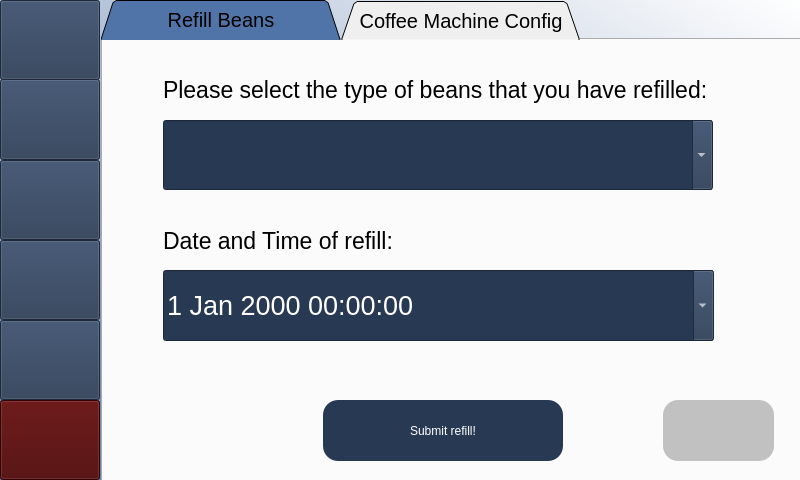
<?xml version="1.0" encoding="UTF-8"?>
<ui version="4.0">
 <class>MainWindow</class>
 <widget class="QMainWindow" name="MainWindow">
  <property name="geometry">
   <rect>
    <x>0</x>
    <y>0</y>
    <width>800</width>
    <height>480</height>
   </rect>
  </property>
  <property name="windowTitle">
   <string>MainWindow</string>
  </property>
  <property name="styleSheet">
   <string notr="true">QWidget#centralwidget{
background-color: qlineargradient(spread:reflect, x1:0, y1:1, x2:1, y2:0, stop:0 rgba(89, 122, 170, 255), stop:1 rgba(255, 255, 255, 255));}</string>
  </property>
  <widget class="QWidget" name="centralwidget">
   <layout class="QHBoxLayout" name="horizontalLayout" stretch="1,7">
    <property name="spacing">
     <number>1</number>
    </property>
    <property name="sizeConstraint">
     <enum>QLayout::SetDefaultConstraint</enum>
    </property>
    <property name="leftMargin">
     <number>0</number>
    </property>
    <property name="topMargin">
     <number>0</number>
    </property>
    <property name="rightMargin">
     <number>0</number>
    </property>
    <property name="bottomMargin">
     <number>0</number>
    </property>
    <item>
     <widget class="QWidget" name="sidebar" native="true">
      <property name="styleSheet">
       <string notr="true">QWidget#centralwidget{
background-color: qlineargradient(spread:reflect, x1:0, y1:1, x2:1, y2:0, stop:0 rgba(89, 122, 170, 255), stop:1 rgba(255, 255, 255, 255));}</string>
      </property>
      <widget class="QPushButton" name="btnProfileSidebar">
       <property name="geometry">
        <rect>
         <x>0</x>
         <y>0</y>
         <width>100</width>
         <height>80</height>
        </rect>
       </property>
       <property name="styleSheet">
        <string notr="true">background-color: rgb(40, 57, 83); 
color: white;
font: 16pt &quot;Lora&quot;;</string>
       </property>
       <property name="text">
        <string/>
       </property>
       <property name="icon">
        <iconset>
         <normaloff>images/settings.png</normaloff>images/settings.png</iconset>
       </property>
       <property name="iconSize">
        <size>
         <width>70</width>
         <height>70</height>
        </size>
       </property>
      </widget>
      <widget class="QPushButton" name="btnExitSidebar">
       <property name="geometry">
        <rect>
         <x>0</x>
         <y>400</y>
         <width>100</width>
         <height>80</height>
        </rect>
       </property>
       <property name="styleSheet">
        <string notr="true">background-color: rgb(74, 0, 0);
color: white;
font: 16pt &quot;Lora&quot;;</string>
       </property>
       <property name="text">
        <string/>
       </property>
       <property name="icon">
        <iconset>
         <normaloff>images/exit.png</normaloff>images/exit.png</iconset>
       </property>
       <property name="iconSize">
        <size>
         <width>60</width>
         <height>60</height>
        </size>
       </property>
      </widget>
      <widget class="QPushButton" name="btnStatsSidebar">
       <property name="geometry">
        <rect>
         <x>0</x>
         <y>79</y>
         <width>100</width>
         <height>81</height>
        </rect>
       </property>
       <property name="styleSheet">
        <string notr="true">background-color: rgb(40, 57, 83); 
color: white;
font: 16pt &quot;Lora&quot;;</string>
       </property>
       <property name="text">
        <string/>
       </property>
       <property name="icon">
        <iconset>
         <normaloff>images/analytics.png</normaloff>images/analytics.png</iconset>
       </property>
       <property name="iconSize">
        <size>
         <width>60</width>
         <height>60</height>
        </size>
       </property>
      </widget>
      <widget class="QPushButton" name="btnRatingSidebar">
       <property name="geometry">
        <rect>
         <x>0</x>
         <y>160</y>
         <width>100</width>
         <height>80</height>
        </rect>
       </property>
       <property name="styleSheet">
        <string notr="true">background-color: rgb(40, 57, 83); 
color: white;
font: 16pt &quot;Lora&quot;;</string>
       </property>
       <property name="text">
        <string/>
       </property>
       <property name="icon">
        <iconset>
         <normaloff>images/rating.png</normaloff>images/rating.png</iconset>
       </property>
       <property name="iconSize">
        <size>
         <width>60</width>
         <height>60</height>
        </size>
       </property>
      </widget>
      <widget class="QPushButton" name="btnResourcesSidebar">
       <property name="geometry">
        <rect>
         <x>0</x>
         <y>240</y>
         <width>100</width>
         <height>80</height>
        </rect>
       </property>
       <property name="styleSheet">
        <string notr="true">background-color: rgb(40, 57, 83); 
color: white;
font: 16pt &quot;Lora&quot;;</string>
       </property>
       <property name="text">
        <string/>
       </property>
       <property name="icon">
        <iconset>
         <normaloff>images/milk-box.png</normaloff>images/milk-box.png</iconset>
       </property>
       <property name="iconSize">
        <size>
         <width>60</width>
         <height>60</height>
        </size>
       </property>
      </widget>
      <widget class="QPushButton" name="btnRefillSidebar">
       <property name="geometry">
        <rect>
         <x>0</x>
         <y>320</y>
         <width>100</width>
         <height>80</height>
        </rect>
       </property>
       <property name="styleSheet">
        <string notr="true">background-color: rgb(40, 57, 83); 
color: white;
font: 16pt &quot;Lora&quot;;</string>
       </property>
       <property name="text">
        <string/>
       </property>
       <property name="icon">
        <iconset>
         <normaloff>images/coffee-filter.png</normaloff>images/coffee-filter.png</iconset>
       </property>
       <property name="iconSize">
        <size>
         <width>60</width>
         <height>60</height>
        </size>
       </property>
      </widget>
     </widget>
    </item>
    <item>
     <widget class="QWidget" name="refillPage" native="true">
      <property name="styleSheet">
       <string notr="true">QWidget#centralwidget{
background-color: qlineargradient(spread:reflect, x1:0, y1:1, x2:1, y2:0, stop:0 rgba(89, 122, 170, 255), stop:1 rgba(255, 255, 255, 255));}</string>
      </property>
      <widget class="QTabWidget" name="tabWidget">
       <property name="enabled">
        <bool>true</bool>
       </property>
       <property name="geometry">
        <rect>
         <x>0</x>
         <y>0</y>
         <width>700</width>
         <height>491</height>
        </rect>
       </property>
       <property name="font">
        <font>
         <pointsize>15</pointsize>
         <bold>false</bold>
         <kerning>true</kerning>
        </font>
       </property>
       <property name="styleSheet">
        <string notr="true">QTabBar::tab { 
height: 40px; 
width: 240px;
background-color: rgb(40, 57, 83);
color: white
}
QTabBar::tab:selceted { 
background-color: rgb(81, 116, 168);
color: black
} 

</string>
       </property>
       <property name="tabShape">
        <enum>QTabWidget::Triangular</enum>
       </property>
       <property name="currentIndex">
        <number>0</number>
       </property>
       <widget class="QWidget" name="refillTab">
        <attribute name="title">
         <string>Refill Beans</string>
        </attribute>
        <widget class="QLabel" name="lblRefillTime">
         <property name="geometry">
          <rect>
           <x>60</x>
           <y>180</y>
           <width>301</width>
           <height>41</height>
          </rect>
         </property>
         <property name="font">
          <font>
           <pointsize>17</pointsize>
          </font>
         </property>
         <property name="styleSheet">
          <string notr="true"/>
         </property>
         <property name="text">
          <string>Date and Time of refill:</string>
         </property>
        </widget>
        <widget class="QComboBox" name="cbBeanRefill">
         <property name="enabled">
          <bool>true</bool>
         </property>
         <property name="geometry">
          <rect>
           <x>60</x>
           <y>80</y>
           <width>550</width>
           <height>70</height>
          </rect>
         </property>
         <property name="font">
          <font>
           <family>Segoe UI</family>
           <pointsize>20</pointsize>
           <italic>false</italic>
           <bold>false</bold>
          </font>
         </property>
         <property name="cursor">
          <cursorShape>IBeamCursor</cursorShape>
         </property>
         <property name="mouseTracking">
          <bool>true</bool>
         </property>
         <property name="tabletTracking">
          <bool>false</bool>
         </property>
         <property name="focusPolicy">
          <enum>Qt::StrongFocus</enum>
         </property>
         <property name="acceptDrops">
          <bool>true</bool>
         </property>
         <property name="styleSheet">
          <string notr="true">background-color: rgb(40, 57, 83);
color: rgb(255, 255, 255);
font: 20pt &quot;Segoe UI&quot;;</string>
         </property>
         <property name="editable">
          <bool>true</bool>
         </property>
        </widget>
        <widget class="QDateTimeEdit" name="dateTimeEdit">
         <property name="geometry">
          <rect>
           <x>60</x>
           <y>230</y>
           <width>551</width>
           <height>71</height>
          </rect>
         </property>
         <property name="font">
          <font>
           <family>Segoe UI</family>
           <pointsize>20</pointsize>
           <italic>false</italic>
           <bold>false</bold>
          </font>
         </property>
         <property name="mouseTracking">
          <bool>true</bool>
         </property>
         <property name="tabletTracking">
          <bool>true</bool>
         </property>
         <property name="focusPolicy">
          <enum>Qt::StrongFocus</enum>
         </property>
         <property name="styleSheet">
          <string notr="true">background-color: rgb(40, 57, 83);
color: rgb(255, 255, 255);
font: 20pt &quot;Segoe UI&quot;;</string>
         </property>
         <property name="wrapping">
          <bool>false</bool>
         </property>
         <property name="calendarPopup">
          <bool>true</bool>
         </property>
        </widget>
        <widget class="QPushButton" name="btnSubmit">
         <property name="geometry">
          <rect>
           <x>220</x>
           <y>360</y>
           <width>240</width>
           <height>61</height>
          </rect>
         </property>
         <property name="styleSheet">
          <string notr="true">border-radius:15px;
background-color: rgb(40, 57, 83); 
color: white;
font: 14pt &quot;Lora&quot;;</string>
         </property>
         <property name="text">
          <string>Submit refill!</string>
         </property>
         <property name="icon">
          <iconset>
           <normaloff>images/coffee-filter.png</normaloff>images/coffee-filter.png</iconset>
         </property>
         <property name="iconSize">
          <size>
           <width>40</width>
           <height>40</height>
          </size>
         </property>
        </widget>
        <widget class="QLabel" name="lblRefilleans">
         <property name="geometry">
          <rect>
           <x>60</x>
           <y>30</y>
           <width>631</width>
           <height>41</height>
          </rect>
         </property>
         <property name="font">
          <font>
           <pointsize>17</pointsize>
          </font>
         </property>
         <property name="styleSheet">
          <string notr="true"/>
         </property>
         <property name="text">
          <string>&lt;html&gt;&lt;head/&gt;&lt;body&gt;&lt;p&gt;Please select the type of beans that you have refilled:&lt;/p&gt;&lt;/body&gt;&lt;/html&gt;</string>
         </property>
        </widget>
        <widget class="QPushButton" name="btnKeyboard">
         <property name="geometry">
          <rect>
           <x>560</x>
           <y>360</y>
           <width>111</width>
           <height>61</height>
          </rect>
         </property>
         <property name="styleSheet">
          <string notr="true">border-radius:15px;
background-color: rgb(193, 193, 193);
color: white;
font: 16pt &quot;Lora&quot;;</string>
         </property>
         <property name="text">
          <string/>
         </property>
         <property name="icon">
          <iconset>
           <normaloff>images/keyboard.png</normaloff>images/keyboard.png</iconset>
         </property>
         <property name="iconSize">
          <size>
           <width>40</width>
           <height>40</height>
          </size>
         </property>
        </widget>
       </widget>
       <widget class="QWidget" name="coffeeMachineConfigTab">
        <attribute name="title">
         <string>Coffee Machine Config</string>
        </attribute>
        <widget class="QLabel" name="lblBestRecipe">
         <property name="geometry">
          <rect>
           <x>200</x>
           <y>0</y>
           <width>301</width>
           <height>41</height>
          </rect>
         </property>
         <property name="font">
          <font>
           <family>Oswald</family>
           <pointsize>18</pointsize>
           <italic>false</italic>
           <bold>false</bold>
          </font>
         </property>
         <property name="styleSheet">
          <string notr="true">font: 18pt &quot;Oswald&quot;; color:rgb(0, 0, 0)</string>
         </property>
         <property name="text">
          <string>&lt;html&gt;&lt;head/&gt;&lt;body&gt;&lt;p align=&quot;center&quot;&gt;Best setting recipe:&lt;/p&gt;&lt;/body&gt;&lt;/html&gt;</string>
         </property>
        </widget>
        <widget class="QLabel" name="lblInsert">
         <property name="geometry">
          <rect>
           <x>40</x>
           <y>150</y>
           <width>91</width>
           <height>41</height>
          </rect>
         </property>
         <property name="font">
          <font>
           <family>Oswald</family>
           <pointsize>18</pointsize>
           <italic>false</italic>
           <bold>false</bold>
          </font>
         </property>
         <property name="styleSheet">
          <string notr="true">font: 18pt &quot;Oswald&quot;; color:rgb(0, 0, 0)</string>
         </property>
         <property name="text">
          <string>Insert:</string>
         </property>
        </widget>
        <widget class="QLabel" name="lblGrind">
         <property name="geometry">
          <rect>
           <x>40</x>
           <y>200</y>
           <width>141</width>
           <height>41</height>
          </rect>
         </property>
         <property name="styleSheet">
          <string notr="true">font: 18pt &quot;Oswald&quot;; color:rgb(0, 0, 0)</string>
         </property>
         <property name="text">
          <string>Grind value:</string>
         </property>
        </widget>
        <widget class="QLabel" name="lblGrindDuration">
         <property name="geometry">
          <rect>
           <x>40</x>
           <y>250</y>
           <width>301</width>
           <height>41</height>
          </rect>
         </property>
         <property name="styleSheet">
          <string notr="true">font: 18pt &quot;Oswald&quot;; color:rgb(0, 0, 0)</string>
         </property>
         <property name="text">
          <string>Duration of grinding:</string>
         </property>
        </widget>
        <widget class="QLabel" name="lblExtractionDuration">
         <property name="geometry">
          <rect>
           <x>40</x>
           <y>300</y>
           <width>381</width>
           <height>41</height>
          </rect>
         </property>
         <property name="styleSheet">
          <string notr="true">font: 18pt &quot;Oswald&quot;; color:rgb(0, 0, 0)</string>
         </property>
         <property name="text">
          <string>Extraction process duration:</string>
         </property>
        </widget>
        <widget class="QPushButton" name="btnSaveRecipe">
         <property name="geometry">
          <rect>
           <x>240</x>
           <y>380</y>
           <width>181</width>
           <height>51</height>
          </rect>
         </property>
         <property name="font">
          <font>
           <pointsize>20</pointsize>
          </font>
         </property>
         <property name="styleSheet">
          <string notr="true">border-radius:15px;
background-color: rgb(40, 57, 83); 
color: white;
</string>
         </property>
         <property name="text">
          <string>Save Recipe!</string>
         </property>
        </widget>
        <widget class="QComboBox" name="cbInsert">
         <property name="geometry">
          <rect>
           <x>460</x>
           <y>150</y>
           <width>151</width>
           <height>41</height>
          </rect>
         </property>
         <property name="styleSheet">
          <string notr="true">background-color: rgb(40, 57, 83);
color: rgb(255, 255, 255);
font: 25 20pt &quot;Calibri Light&quot;;</string>
         </property>
         <property name="editable">
          <bool>false</bool>
         </property>
         <item>
          <property name="text">
           <string/>
          </property>
         </item>
         <item>
          <property name="text">
           <string>small</string>
          </property>
         </item>
         <item>
          <property name="text">
           <string>big</string>
          </property>
         </item>
        </widget>
        <widget class="QComboBox" name="cbGrind">
         <property name="geometry">
          <rect>
           <x>460</x>
           <y>200</y>
           <width>151</width>
           <height>41</height>
          </rect>
         </property>
         <property name="styleSheet">
          <string notr="true">background-color: rgb(40, 57, 83);
color: rgb(255, 255, 255);
font: 25 20pt &quot;Calibri Light&quot;;</string>
         </property>
         <property name="editable">
          <bool>true</bool>
         </property>
         <item>
          <property name="text">
           <string/>
          </property>
         </item>
         <item>
          <property name="text">
           <string>1</string>
          </property>
         </item>
         <item>
          <property name="text">
           <string>2</string>
          </property>
         </item>
         <item>
          <property name="text">
           <string>3</string>
          </property>
         </item>
         <item>
          <property name="text">
           <string>4</string>
          </property>
         </item>
         <item>
          <property name="text">
           <string>5</string>
          </property>
         </item>
         <item>
          <property name="text">
           <string>6</string>
          </property>
         </item>
         <item>
          <property name="text">
           <string>7</string>
          </property>
         </item>
         <item>
          <property name="text">
           <string>8</string>
          </property>
         </item>
         <item>
          <property name="text">
           <string>9</string>
          </property>
         </item>
        </widget>
        <widget class="QComboBox" name="cbGrindDuration">
         <property name="geometry">
          <rect>
           <x>460</x>
           <y>250</y>
           <width>151</width>
           <height>41</height>
          </rect>
         </property>
         <property name="styleSheet">
          <string notr="true">background-color: rgb(40, 57, 83);
color: rgb(255, 255, 255);
font: 25 20pt &quot;Calibri Light&quot;;</string>
         </property>
         <property name="editable">
          <bool>true</bool>
         </property>
         <item>
          <property name="text">
           <string/>
          </property>
         </item>
         <item>
          <property name="text">
           <string>1</string>
          </property>
         </item>
         <item>
          <property name="text">
           <string>2</string>
          </property>
         </item>
         <item>
          <property name="text">
           <string>3</string>
          </property>
         </item>
         <item>
          <property name="text">
           <string>4</string>
          </property>
         </item>
         <item>
          <property name="text">
           <string>5</string>
          </property>
         </item>
         <item>
          <property name="text">
           <string>6</string>
          </property>
         </item>
         <item>
          <property name="text">
           <string>7</string>
          </property>
         </item>
         <item>
          <property name="text">
           <string>8</string>
          </property>
         </item>
         <item>
          <property name="text">
           <string>9</string>
          </property>
         </item>
         <item>
          <property name="text">
           <string>10</string>
          </property>
         </item>
         <item>
          <property name="text">
           <string>11</string>
          </property>
         </item>
         <item>
          <property name="text">
           <string>12</string>
          </property>
         </item>
         <item>
          <property name="text">
           <string>13</string>
          </property>
         </item>
         <item>
          <property name="text">
           <string>14</string>
          </property>
         </item>
         <item>
          <property name="text">
           <string>15</string>
          </property>
         </item>
         <item>
          <property name="text">
           <string>16</string>
          </property>
         </item>
         <item>
          <property name="text">
           <string>17</string>
          </property>
         </item>
         <item>
          <property name="text">
           <string>18</string>
          </property>
         </item>
         <item>
          <property name="text">
           <string>19</string>
          </property>
         </item>
         <item>
          <property name="text">
           <string>20</string>
          </property>
         </item>
        </widget>
        <widget class="QComboBox" name="cbExtractionDuration">
         <property name="geometry">
          <rect>
           <x>460</x>
           <y>300</y>
           <width>151</width>
           <height>41</height>
          </rect>
         </property>
         <property name="styleSheet">
          <string notr="true">background-color: rgb(40, 57, 83);
color: rgb(255, 255, 255);
font: 25 20pt &quot;Calibri Light&quot;;</string>
         </property>
         <property name="editable">
          <bool>true</bool>
         </property>
         <item>
          <property name="text">
           <string/>
          </property>
         </item>
         <item>
          <property name="text">
           <string>1</string>
          </property>
         </item>
         <item>
          <property name="text">
           <string>2</string>
          </property>
         </item>
         <item>
          <property name="text">
           <string>3</string>
          </property>
         </item>
         <item>
          <property name="text">
           <string>4</string>
          </property>
         </item>
         <item>
          <property name="text">
           <string>5</string>
          </property>
         </item>
         <item>
          <property name="text">
           <string>6</string>
          </property>
         </item>
         <item>
          <property name="text">
           <string>7</string>
          </property>
         </item>
         <item>
          <property name="text">
           <string>8</string>
          </property>
         </item>
         <item>
          <property name="text">
           <string>9</string>
          </property>
         </item>
         <item>
          <property name="text">
           <string>10</string>
          </property>
         </item>
         <item>
          <property name="text">
           <string>11</string>
          </property>
         </item>
         <item>
          <property name="text">
           <string>12</string>
          </property>
         </item>
         <item>
          <property name="text">
           <string>13</string>
          </property>
         </item>
         <item>
          <property name="text">
           <string>14</string>
          </property>
         </item>
         <item>
          <property name="text">
           <string>15</string>
          </property>
         </item>
         <item>
          <property name="text">
           <string>16</string>
          </property>
         </item>
         <item>
          <property name="text">
           <string>17</string>
          </property>
         </item>
         <item>
          <property name="text">
           <string>18</string>
          </property>
         </item>
         <item>
          <property name="text">
           <string>19</string>
          </property>
         </item>
         <item>
          <property name="text">
           <string>20</string>
          </property>
         </item>
        </widget>
        <widget class="QComboBox" name="cbBeanConfig">
         <property name="enabled">
          <bool>true</bool>
         </property>
         <property name="geometry">
          <rect>
           <x>360</x>
           <y>80</y>
           <width>311</width>
           <height>51</height>
          </rect>
         </property>
         <property name="font">
          <font>
           <family>Calibri Light</family>
           <pointsize>20</pointsize>
           <italic>false</italic>
           <bold>false</bold>
          </font>
         </property>
         <property name="styleSheet">
          <string notr="true">background-color: rgb(40, 57, 83);
color: rgb(255, 255, 255);
font: 25 20pt &quot;Calibri Light&quot;;</string>
         </property>
         <property name="editable">
          <bool>false</bool>
         </property>
        </widget>
        <widget class="QComboBox" name="cbRecipeName">
         <property name="enabled">
          <bool>true</bool>
         </property>
         <property name="geometry">
          <rect>
           <x>20</x>
           <y>80</y>
           <width>311</width>
           <height>51</height>
          </rect>
         </property>
         <property name="font">
          <font>
           <family>Calibri Light</family>
           <pointsize>20</pointsize>
           <italic>false</italic>
           <bold>false</bold>
          </font>
         </property>
         <property name="styleSheet">
          <string notr="true">background-color: rgb(81, 116, 168);
color: rgb(255, 255, 255);
font: 25 20pt &quot;Calibri Light&quot;;</string>
         </property>
         <property name="editable">
          <bool>true</bool>
         </property>
        </widget>
        <widget class="QLabel" name="lblBeans">
         <property name="geometry">
          <rect>
           <x>360</x>
           <y>40</y>
           <width>151</width>
           <height>41</height>
          </rect>
         </property>
         <property name="styleSheet">
          <string notr="true">font: 18pt &quot;Oswald&quot;; color:rgb(0, 0, 0)</string>
         </property>
         <property name="text">
          <string>Beans:</string>
         </property>
        </widget>
        <widget class="QLabel" name="lblRecipeName">
         <property name="geometry">
          <rect>
           <x>20</x>
           <y>40</y>
           <width>161</width>
           <height>41</height>
          </rect>
         </property>
         <property name="styleSheet">
          <string notr="true">font: 18pt &quot;Oswald&quot;; color:rgb(0, 0, 0)</string>
         </property>
         <property name="text">
          <string>Recipe Name:</string>
         </property>
        </widget>
        <widget class="QLabel" name="lblError">
         <property name="geometry">
          <rect>
           <x>70</x>
           <y>340</y>
           <width>531</width>
           <height>40</height>
          </rect>
         </property>
         <property name="styleSheet">
          <string notr="true">font: 15pt &quot;MS Shell Dlg 2&quot;; color:red;</string>
         </property>
         <property name="text">
          <string/>
         </property>
        </widget>
        <widget class="QPushButton" name="btnKeyboard_2">
         <property name="geometry">
          <rect>
           <x>560</x>
           <y>380</y>
           <width>101</width>
           <height>51</height>
          </rect>
         </property>
         <property name="styleSheet">
          <string notr="true">border-radius:15px;
background-color: rgb(193, 193, 193);
color: white;
font: 16pt &quot;Lora&quot;;</string>
         </property>
         <property name="text">
          <string/>
         </property>
         <property name="icon">
          <iconset>
           <normaloff>images/keyboard.png</normaloff>images/keyboard.png</iconset>
         </property>
         <property name="iconSize">
          <size>
           <width>40</width>
           <height>40</height>
          </size>
         </property>
        </widget>
       </widget>
      </widget>
     </widget>
    </item>
   </layout>
  </widget>
  <action name="actionLogin">
   <property name="icon">
    <iconset>
     <normaloff>images/log-in.png</normaloff>images/log-in.png</iconset>
   </property>
   <property name="text">
    <string>Login</string>
   </property>
  </action>
  <action name="actionSign_up">
   <property name="icon">
    <iconset>
     <normaloff>images/sign-up.png</normaloff>images/sign-up.png</iconset>
   </property>
   <property name="text">
    <string>Sign up</string>
   </property>
  </action>
  <action name="actionStats">
   <property name="icon">
    <iconset>
     <normaloff>images/analytics.png</normaloff>images/analytics.png</iconset>
   </property>
   <property name="text">
    <string>Stats</string>
   </property>
  </action>
  <action name="actionResources">
   <property name="icon">
    <iconset>
     <normaloff>images/milk-box.png</normaloff>images/milk-box.png</iconset>
   </property>
   <property name="text">
    <string>Resources</string>
   </property>
  </action>
  <action name="actionProfile">
   <property name="checkable">
    <bool>true</bool>
   </property>
   <property name="icon">
    <iconset>
     <normaloff>images/settings.png</normaloff>images/settings.png</iconset>
   </property>
   <property name="text">
    <string>Profile</string>
   </property>
   <property name="font">
    <font/>
   </property>
  </action>
  <action name="actionRefill">
   <property name="icon">
    <iconset>
     <normaloff>images/coffee-filter.png</normaloff>images/coffee-filter.png</iconset>
   </property>
   <property name="text">
    <string>Refill</string>
   </property>
  </action>
  <action name="actionRating">
   <property name="icon">
    <iconset>
     <normaloff>images/rating.png</normaloff>images/rating.png</iconset>
   </property>
   <property name="text">
    <string>Rating</string>
   </property>
  </action>
 </widget>
 <resources/>
 <connections/>
</ui>
